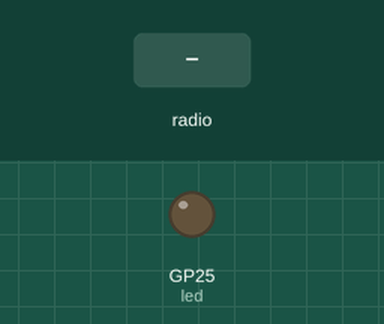
Simulated run of this program. Board: Raspberry Pi Pico running MicroPython. Parts: output pins drawn as LEDs (lit = HIGH). The test bench sets the inputs (shaded band). Pins used as bus, display or sensor lines are not drawn; what the program prints to the serial console is not drawn.

Above: at 1.2 s.
1.3 s: radio message "send" arrives
Timing chart, 0 to 4.3 s (numbered marks = the images above; inputs shaded):
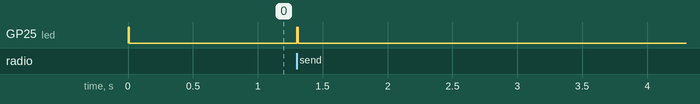

Measured:
- after the input at 1.3 s, GP25 (led): LOW → HIGH at once, → LOW 0.01 s later

The program:

maain.py
```python
from nrf24l01 import NRF24L01
from machine import SPI, Pin
from time import sleep
import struct

csn = Pin(3, mode=Pin.OUT, value=1) # Chip Select Not
ce = Pin(2, mode=Pin.OUT, value=0)  # Chip Enable
led = Pin(25, Pin.OUT)               # Onboard LED
payload_size = 10

# Define the channel or 'pipes' the radios use.
# switch round the pipes depending if this is a sender or receiver pico

# role = "send"
role = "receive"

if role == "send":
    send_pipe = b"\xe1\xf0\xf0\xf0\xf0"
    receive_pipe = b"\xd2\xf0\xf0\xf0\xf0"
else:
    send_pipe = b"\xd2\xf0\xf0\xf0\xf0"
    receive_pipe = b"\xe1\xf0\xf0\xf0\xf0"

def setup():
    print("Initialising the nRF24L0+ Module")
    spi_sck=machine.Pin(6) #or whichever pin you're using for sck
    spi_mosi=machine.Pin(7) #or whichever pin you're using for mosi
    spi_miso=machine.Pin(4) #or whichever pin you're using for miso
    machine.SPI(0,sck=spi_sck, mosi=spi_mosi, miso=spi_miso)
    nrf = NRF24L01(SPI(0), csn, ce, payload_size=payload_size)
    nrf.open_tx_pipe(send_pipe)
    nrf.open_rx_pipe(1, receive_pipe)
    nrf.start_listening()
    return nrf

def flash_led(times:int=None):
    ''' Flashed the built in LED the number of times defined in the times parameter '''
    for _ in range(times):
        led.value(1)
        sleep(0.01)
        led.value(0)
        sleep(0.01)

def send(nrf, msg):
    print("sending message.", msg)
    nrf.stop_listening()
    for n in range(len(msg)):
        try:
            encoded_string = msg[n].encode()
            byte_array = bytearray(encoded_string)
            buf = struct.pack("s", byte_array)
            nrf.send(buf)
            # print(role,"message",msg[n],"sent")
            flash_led(1)
        except OSError:
            print(role,"Sorry message not sent")
    nrf.send("\n")
    nrf.start_listening()

# main code loop
flash_led(1)
nrf = setup()
nrf.start_listening()
msg_string = ""

while True:
    msg = ""
    if role == "send":
        send(nrf, "Yello world")
        send(nrf, "Test")
    else:
        # Check for Messages
        if nrf.any():
            package = nrf.recv()
            message = struct.unpack("s",package)
            msg = message[0].decode()
            flash_led(1)

            # Check for the new line character
            if (msg == "\n") and (len(msg_string) <= 20):
                print("full message",msg_string, msg)
                msg_string = ""
            else:
                if len(msg_string) <= 20:
                    msg_string = msg_string + msg
                else:
                    msg_string = ""
```
